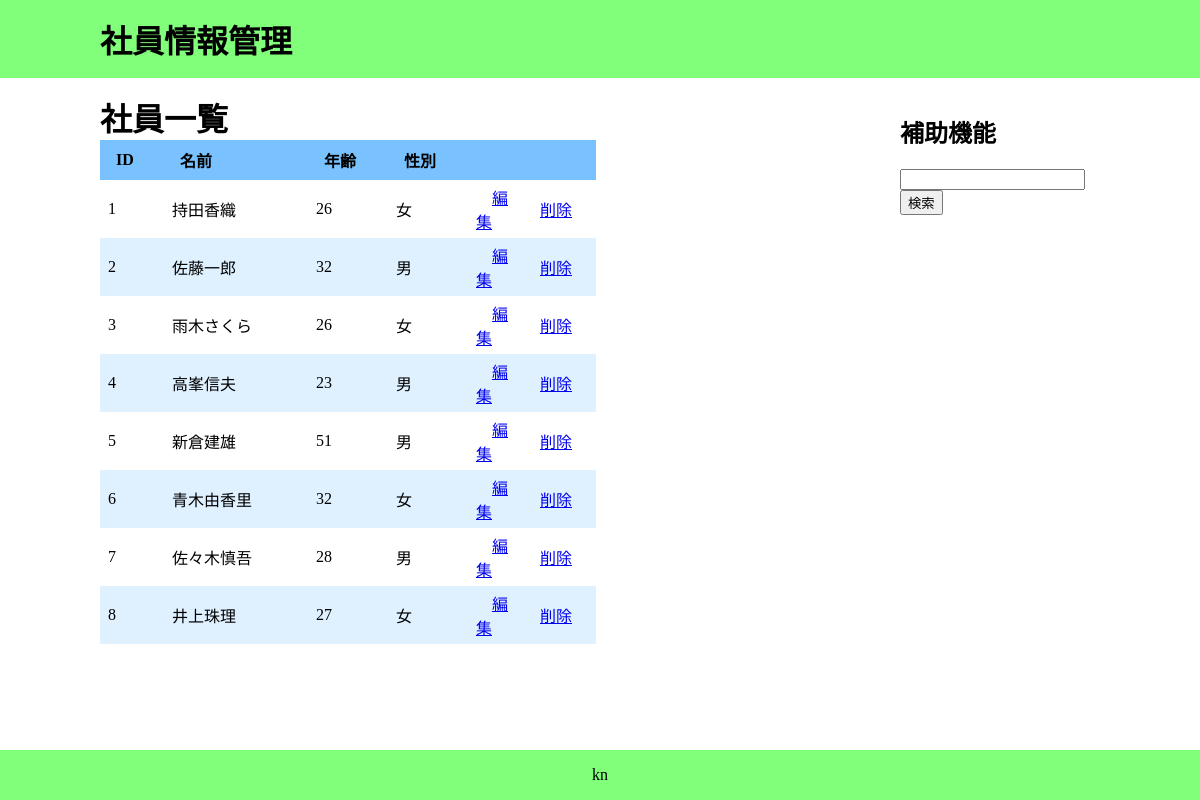
The page /chap13-app/index.php on the database its author committed.
### tables this page shows
CREATE TABLE `member` (
  `id` int(10) UNSIGNED NOT NULL,
  `name` varchar(40) NOT NULL,
  `age` int(10) UNSIGNED DEFAULT NULL,
  `sex` varchar(2) NOT NULL DEFAULT '男'
);

### chap13-app/lib/util2.php (called while the page is built, shortened)
<?php
function h(string $data) {
  return htmlspecialchars($data, ENT_QUOTES, 'utf-8');
}
?>

### chap13-app/index.php (the view, shortened to what this page needs)
<?php
require_once("lib/util2.php");
$user = 'testuser';
$password = 'testuser';
$dbName = 'testdb';
$host = 'localhost:3306';
$dsn = "mysql:host={$host};dbname={$dbName};charset=utf8";
?>
<!DOCTYPE html>
<html lang="ja">
<head>
  <link rel="stylesheet" href="./css/tablestyle.css">
  <link rel="stylesheet" href="css/addStyle.css">
</head>
<body>
  <header>
    <h1>社員情報管理</h1>
  </header>
  <div class="content">
    <main>
      <h1>社員一覧</h1>
      <div>
        <?php
        try {
          $pdo = new PDO($dsn, $user, $password);
          $pdo->setAttribute(PDO::ATTR_EMULATE_PREPARES, false);
          $pdo->setAttribute(PDO::ATTR_ERRMODE, PDO::ERRMODE_EXCEPTION);
         $sql = "SELECT id,name,age,sex from member ";
          $stm = $pdo->prepare($sql);
          $stm->execute();
          $result = $stm->fetchAll(PDO::FETCH_ASSOC);
          echo "<table>";
          echo "<thead><tr>";
          echo " <th>", "ID", "</th>";
          echo " <th>", "名前", "</th>";
          echo "<th>", "年齢", "</th>";
          echo " <th>", "性別", "</th>";
          echo " <th></th>";
          echo " <th></th>";
          echo "</tr></thead>";
          echo "<tbody>";
          foreach ($result as $row) {
            echo " <tr>";
            echo "<td>", h($row['id']), "</td>";
            echo "<td>", h($row['name']), "</td>";
            echo "<td>", h($row['age']), "</td>";
            echo "<td>", h($row['sex']), "</td>";
            echo "<td><a href=\"update.php?id={$row['id']}\">編集</a></td>";
            echo "<td><a href=\"delete.php?id={$row['id']}\">削除</a></td>";
            echo " </tr>";
          }
          echo "</tbody>";
          echo " </table>";
        } catch (PDOException $e) {
          echo '<span class="error">エラーがありました</span><br>';
          echo $e->getMessage();
          exit();
        }
        ?>
      </div>
    </main>
    <aside>
      <h2>補助機能</h2>
      <form action="like.php" method="POST">
        <input type="text" name="name" placeholder="">
        <input type="submit" value="検索">
      </form>
    </aside>
  </div>
  <footer>
kn
  </footer>
</body>
</html>

### chap13-app/css/tablestyle.css (style rules this page uses)
table { margin: 2em; padding: 0; border-collapse: collapse; }
thead { background-color: #7ac2ff; text-align: left; }
tr * { padding: 0.5em 1em 0.5em 1em; width: auto; text-align: left; }
tbody tr *:first-child { width: 3em; }
tbody tr *:nth-child(2) { width: 8em; }
tbody tr *:nth-child(3) { width: 4em; }
tbody tr *:nth-child(4) { width: 3em; }
tbody tr *:nth-child(5) { width: 3em; text-align: right; }
tbody tr:nth-child(even) td { background-color: #dff0ff; }

### chap13-app/css/addStyle.css (style rules this page uses)
header { background-color:#81ff7a; padding: 1em 0 ; margin-bottom: 1em; }
header h1 { width: 1000px; margin: 0 auto; }
.content { width: 1000px; margin: 0 auto 60px; display: flex; }
footer { background-color: #81ff7a; padding: 1em 0 ; text-align: center; position: fixed; bottom: 0; width: 100%; }
table { margin: 0; }
table tr td { padding: 5px 8px; }
body,h1,p { margin: 0; }
main { flex:1 1 auto; }
aside { flex: 0 0 200px; }

### rows shown on the page
member: id "1", name "持田香織", age "26", sex "女"
member: id "2", name "佐藤一郎", age "32", sex "男"
member: id "3", name "雨木さくら", age "26", sex "女"
member: id "4", name "高峯信夫", age "23", sex "男"
member: id "5", name "新倉建雄", age "51", sex "男"
member: id "6", name "青木由香里", age "32", sex "女"
member: id "7", name "佐々木慎吾", age "28", sex "男"
member: id "8", name "井上珠理", age "27", sex "女"
